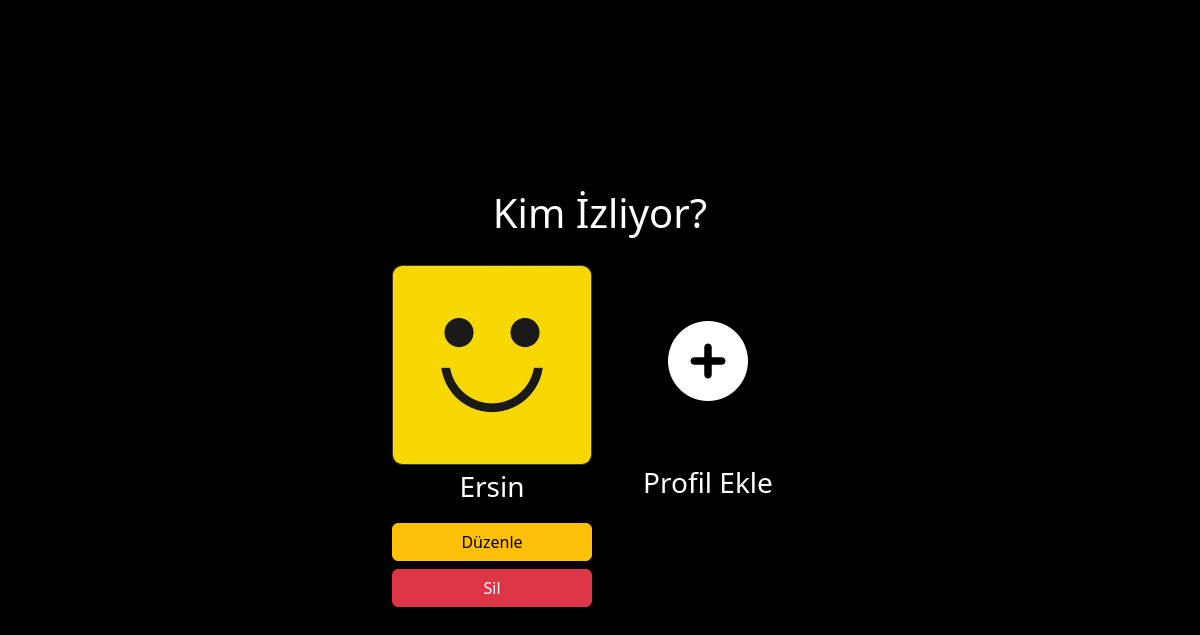
Before: /user/profiles/ (signed in) with the older database file.
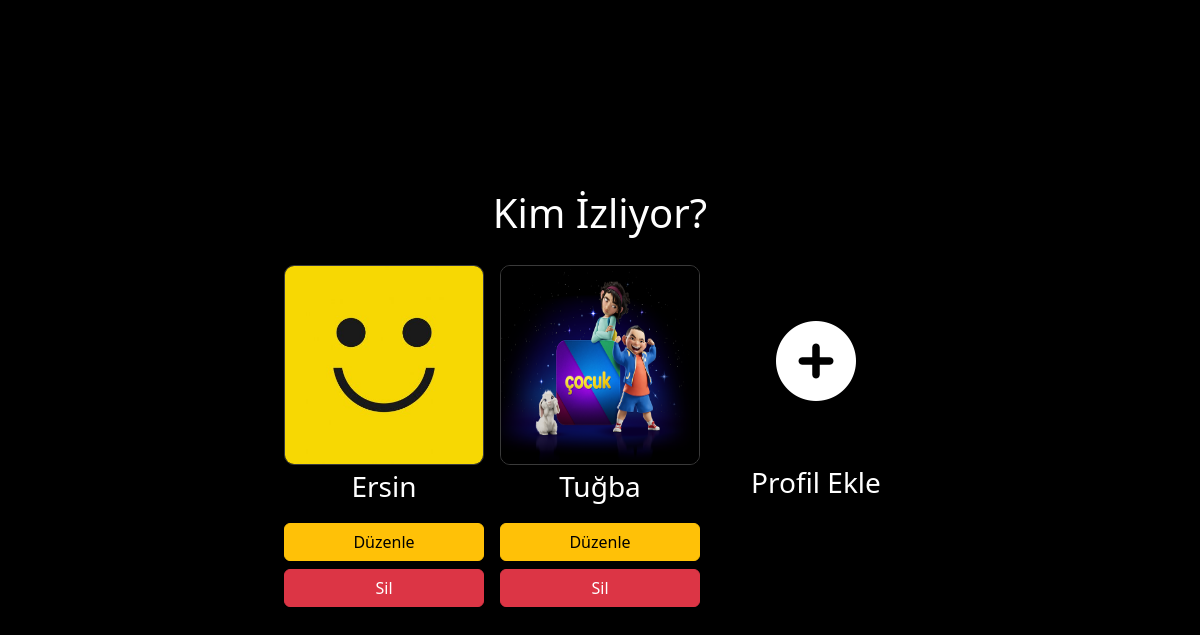
After: the same page with the newer database file.
### user/models.py (models this page shows, shortened)
class Profile(models.Model):
    name = models.CharField(max_length=20)
    image = models.FileField(upload_to='profile_picture')
    slug = AutoSlugField(populate_from='name')
    user = models.ForeignKey(User, on_delete=models.
    CASCADE, null=True)

### user/views.py (the view)
# urls.py: path('profiles/', profile_page_view, name="profile_page"),
def profile_page_view(request):
    profiles = Profile.objects.filter(user = request.user)
    return render(request, 'profile_view.html', {
        'profiles': profiles
    })

### user/templates/profile_view.html (shortened to what this page needs)
{% extends "layout.html" %}
{% block content %}
<div class="bg-black d-flex justify-content-center align-items-center" style="min-height: 100vh;">
    <div class='profiles text-white text-center'>
        <h3 class="fs-1">Kim İzliyor?</h3>
        <div class="profiller d-flex justify-content-center align-items-center gap-3 mt-4">
            {% for profile in profiles %}
                <div class="profil">
                    <a href="" class="text-decoration-none text-white">
                        <img src="{{ profile.image.url }}" width="200px" height="200px" alt="">
                        <p class="fs-3">{{ profile.name }}</p>
                    </a>
                    <div>
                        <a href="{% url "profile_edit_page" profile.slug %}" class="btn btn-warning w-100">Düzenle</a>
                    </div>
                    <div>
                        <a href="{% url "profile_delete_page" profile.slug %}" class="btn btn-danger w-100 mt-2">Sil</a>
                    </div>
                </div>
            {% endfor %}
            <div class="ekle">
                <a href="{% url "profile_add_page" %}" class="text-white text-decoration-none">
                    <div class="circle d-flex justify-content-center align-items-center" style="width:200px; height:200px;">
                        <i class="fa-solid fa-circle-plus" style="font-size: 80px;"></i>
                    </div>
                    <p class="fs-3">Profil Ekle</p>
                </a>
                <div>
                </div>
                <div>
                </div>
            </div>
        </div>
    </div>
</div>
{% endblock content %}

Changed rows visible on the page:
added Profile: image (picture), name "Tuğba"
